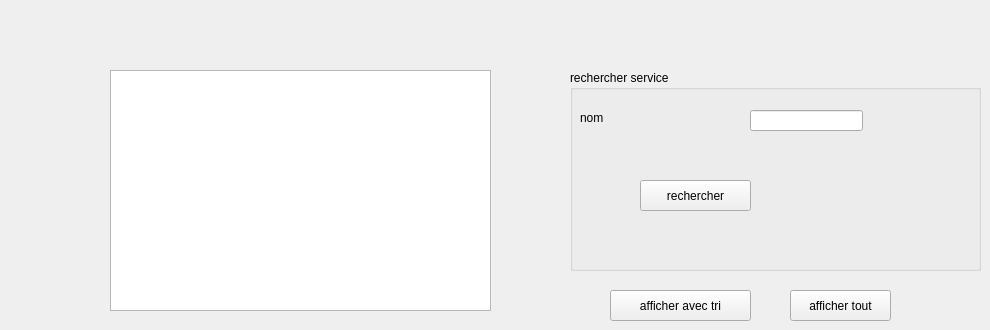
      <widget class="QWidget" name="tab_21">
       <attribute name="title">
        <string>afficher service</string>
       </attribute>
       <widget class="QTableView" name="tableView_7">
        <property name="geometry">
         <rect>
          <x>110</x>
          <y>70</y>
          <width>381</width>
          <height>241</height>
         </rect>
        </property>
       </widget>
       <widget class="QGroupBox" name="groupBox_26">
        <property name="geometry">
         <rect>
          <x>570</x>
          <y>70</y>
          <width>411</width>
          <height>201</height>
         </rect>
        </property>
        <property name="title">
         <string>rechercher service</string>
        </property>
        <widget class="QLabel" name="label_78">
         <property name="geometry">
          <rect>
           <x>10</x>
           <y>40</y>
           <width>71</width>
           <height>16</height>
          </rect>
         </property>
         <property name="text">
          <string>nom</string>
         </property>
        </widget>
        <widget class="QLineEdit" name="nom_ser_rech">
         <property name="geometry">
          <rect>
           <x>180</x>
           <y>40</y>
           <width>113</width>
           <height>21</height>
          </rect>
         </property>
        </widget>
        <widget class="QPushButton" name="pushButton_35">
         <property name="geometry">
          <rect>
           <x>70</x>
           <y>110</y>
           <width>111</width>
           <height>31</height>
          </rect>
         </property>
         <property name="text">
          <string>rechercher</string>
         </property>
        </widget>
       </widget>
       <widget class="QPushButton" name="pushButton_38">
        <property name="geometry">
         <rect>
          <x>610</x>
          <y>290</y>
          <width>141</width>
          <height>31</height>
         </rect>
        </property>
        <property name="text">
         <string>afficher avec tri</string>
        </property>
       </widget>
       <widget class="QPushButton" name="pushButton_42">
        <property name="geometry">
         <rect>
          <x>790</x>
          <y>290</y>
          <width>101</width>
          <height>31</height>
         </rect>
        </property>
        <property name="text">
         <string>afficher tout</string>
        </property>
       </widget>
      </widget>
